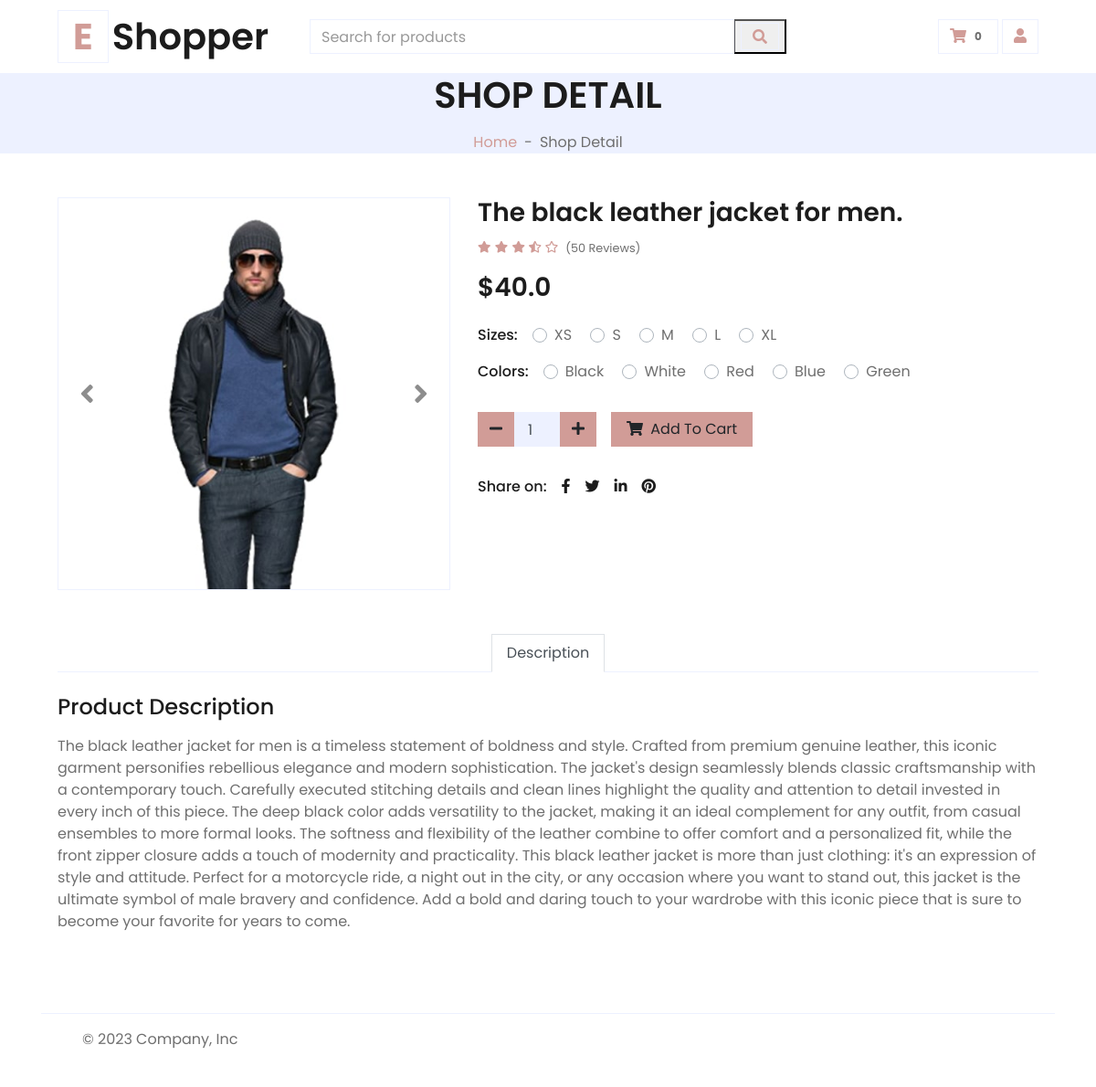
Screenshot of /detail/3/ with the database file from the repository.
### app_tienda/models.py (models this page shows, shortened)
class producto(models.Model):
    nombre = models.CharField( max_length=50)
    descripcion = models.TextField(null=True)
    categoria = models.ForeignKey(categoria_producto, on_delete=models.CASCADE)
    imagen = models.ImageField( upload_to="tienda",blank=True,null=True)
    precio = models.FloatField()
    created = models.DateTimeField(auto_now_add=True)
    updated = models.DateTimeField(auto_now_add=True)
    class Meta:
        verbose_name = "Product"
        verbose_name_plural = "Products"

### app_tienda/views.py (the view)
# urls.py: path('detail/<int:id>/', views.producto_detail, name='detalles'),
def producto_detail(request,id):
    obj = get_object_or_404(producto, id=id)
    prod = producto.objects.all()
    return render(request,'tienda/detalles.html',{
        'producto':obj,
        'productos':prod
    })

### app_carro/context_processor.py (called while the page is built)
def importe_total_carro(request):
    total=0
    if request.user.is_authenticated:
        carro = request.session.get("carro")
        if carro is not None:
            for key,value in request.session["carro"].items():
                total = total+(float(value["preciototal"]))
        else:
            carro=Carro(request)
    else:
        total="debes hacer login"
    return {"importe_total_carro":total}

### app_tienda/templates/tienda/detalles.html (shortened to what this page needs)
{% extends 'base.html' %}
{% load static %}
{% block content %}
 <div class="container-fluid bg-secondary ">
  <div class="d-flex flex-column align-items-center justify-content-center" >
      <h1 class="font-weight-semi-bold text-uppercase mb-3">Shop Detail</h1>
      <div class="d-inline-flex">
          <p class="m-0"><a href="{% url 'inicio' %}">Home</a></p>
          <p class="m-0 px-2">-</p>
          <p class="m-0">Shop Detail</p>
      </div>
  </div>
</div>
<div class="container-fluid py-5">
  <div class="row px-xl-5">
      <div class="col-lg-5 pb-5">
          <div id="product-carousel" class="carousel slide" data-ride="carousel">
              <div class="carousel-inner border">
                  <div class="carousel-item active">
                      <img class="w-100 h-100" src="{{ producto.imagen.url }}" alt="Image">
                  </div>
              </div>
              <a class="carousel-control-prev" href="#product-carousel" data-slide="prev">
                  <i class="fa fa-2x fa-angle-left text-dark"></i>
              </a>
              <a class="carousel-control-next" href="#product-carousel" data-slide="next">
                  <i class="fa fa-2x fa-angle-right text-dark"></i>
              </a>
          </div>
      </div>
      <div class="col-lg-7 pb-5">
          <h3 class="font-weight-semi-bold">{{ producto.nombre }}</h3>
          <div class="d-flex mb-3">
              <div class="text-primary mr-2">
                  <small class="fas fa-star"></small>
                  <small class="fas fa-star"></small>
                  <small class="fas fa-star"></small>
                  <small class="fas fa-star-half-alt"></small>
                  <small class="far fa-star"></small>
              </div>
              <small class="pt-1">(50 Reviews)</small>
          </div>
          <h3 class="font-weight-semi-bold mb-4">${{ producto.precio }}</h3>
          <div class="d-flex mb-3">
              <p class="text-dark font-weight-medium mb-0 mr-3">Sizes:</p>
              <form>
                  <div class="custom-control custom-radio custom-control-inline">
                      <label class="custom-control-label" for="size-1">XS</label>
                  </div>
                  <div class="custom-control custom-radio custom-control-inline">
                      <label class="custom-control-label" for="size-2">S</label>
                  </div>
                  <div class="custom-control custom-radio custom-control-inline">
                      <label class="custom-control-label" for="size-3">M</label>
                  </div>
                  <div class="custom-control custom-radio custom-control-inline">
                      <label class="custom-control-label" for="size-4">L</label>
                  </div>
                  <div class="custom-control custom-radio custom-control-inline">
                      <label class="custom-control-label" for="size-5">XL</label>
                  </div>
              </form>
          </div>
          <div class="d-flex mb-4">
              <p class="text-dark font-weight-medium mb-0 mr-3">Colors:</p>
              <form>
                  <div class="custom-control custom-radio custom-control-inline">
                      <label class="custom-control-label" for="color-1">Black</label>
                  </div>
                  <div class="custom-control custom-radio custom-control-inline">
                      <label class="custom-control-label" for="color-2">White</label>
                  </div>
                  <div class="custom-control custom-radio custom-control-inline">
                      <label class="custom-control-label" for="color-3">Red</label>
                  </div>
                  <div class="custom-control custom-radio custom-control-inline">
                      <label class="custom-control-label" for="color-4">Blue</label>
                  </div>
                  <div class="custom-control custom-radio custom-control-inline">
                      <label class="custom-control-label" for="color-5">Green</label>
                  </div>
              </form>
          </div>
          <div class="d-flex align-items-center mb-4 pt-2">
              <div class="input-group quantity mr-3" style="width: 130px;">
                  <div class="input-group-btn">
                      <button class="btn btn-primary btn-minus" >
                      <i class="fa fa-minus"></i>
                      </button>
                  </div>
                  <input id="valor-input" type="number" class="form-control bg-secondary text-center" value="1" min="1">
                  <div class="input-group-btn">
                      <button class="btn btn-primary btn-plus">
                          <i class="fa fa-plus"></i>
                      </button>
                  </div>
              </div>
              <button id="redireccionar-btn" class="btn btn-primary px-3"><i class="fa fa-shopping-cart mr-1"></i> Add To Cart</button>
          </div>
          <div class="d-flex pt-2">
              <p class="text-dark font-weight-medium mb-0 mr-2">Share on:</p>
              <div class="d-inline-flex">
                  <a class="text-dark px-2" href="">
                      <i class="fab fa-facebook-f"></i>
                  </a>
                  <a class="text-dark px-2" href="">
                      <i class="fab fa-twitter"></i>
                  </a>
                  <a class="text-dark px-2" href="">
                      <i class="fab fa-linkedin-in"></i>
                  </a>
                  <a class="text-dark px-2" href="">
                      <i class="fab fa-pinterest"></i>
                  </a>
              </div>
          </div>
      </div>
  </div>
  <div class="row px-xl-5">
      <div class="col">
          <div class="nav nav-tabs justify-content-center border-secondary mb-4">
              <a class="nav-item nav-link active" data-toggle="tab" href="#tab-pane-1">Description</a>
          </div>
          <div class="tab-content">
              <div class="tab-pane fade show active" id="tab-pane-1">
                  <h4 class="mb-3">Product Description</h4>
                  <p>{{ producto.descripcion }}</p>
              </div>
          </div>
      </div>
  </div>
</div>
{% endblock content %}

### rows the page displays
producto: imagen (picture), nombre "The black leather jacket for men.", precio "40.0", descripcion "The black leather jacket for men is a timeless statement of boldness and style. Crafted from premium genuine leather, this iconic garment personifies rebellious elegance and modern sophistication. The jacket's design seamlessly blends classic craftsmanship with a contemporary touch. Carefully executed stitching details and clean lines highlight the quality and attention to detail invested in every inch of this piece. The deep black color adds versatility to the jacket, making it an ideal complement for any outfit, from casual ensembles to more formal looks. The softness and flexibility of the leather combine to offer comfort and a personalized fit, while the front zipper closure adds a…"

### other values shown
{{ request.session.carro.items|length }} "0"
